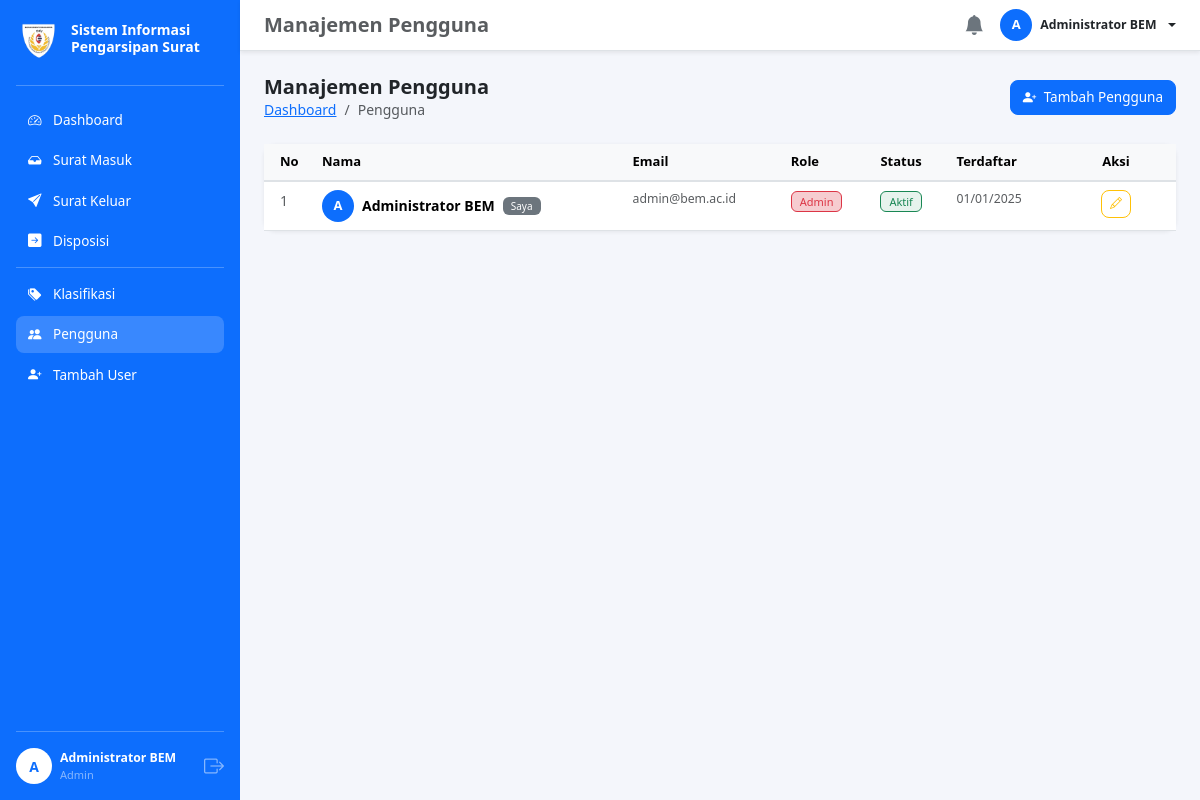
The app's page /users (signed in) with its own data.
### tables this page shows
CREATE TABLE `users` (
  `id` int(10) UNSIGNED NOT NULL,
  `nama` varchar(100) NOT NULL,
  `email` varchar(150) NOT NULL,
  `password` varchar(255) NOT NULL,
  `role` enum('admin','operator','anggota') NOT NULL DEFAULT 'anggota',
  `foto` varchar(255) DEFAULT NULL,
  `is_active` tinyint(1) NOT NULL DEFAULT 1,
  `created_at` timestamp NOT NULL DEFAULT current_timestamp(),
  `updated_at` timestamp NOT NULL DEFAULT current_timestamp() ON UPDATE current_timestamp()
);

### app/controllers/UserController.php (called while the page is built, shortened)
<?php
class UserController {
    private User         $model;
    public function __construct() {
        $this->model = new User();
    }
    public function index(): void {
        $page   = max(1, (int)($_GET['page'] ?? 1));
        $paging = paginate($this->model->count(), $page);
        $users  = $this->model->getAll($paging['offset']);
        require ROOT_PATH . '/app/views/users/index.php';
    }
}

### index.php (called while the page is built, shortened)
<?php
require_once __DIR__ . '/config/database.php';
require_once __DIR__ . '/helpers/auth_helper.php';
require_once __DIR__ . '/helpers/format_helper.php';
require_once __DIR__ . '/app/models/User.php';
require_once __DIR__ . '/app/controllers/UserController.php';
route();

### helpers/auth_helper.php (called while the page is built, shortened)
<?php
function currentUser(): array {
    return [
        'id'    => $_SESSION['user_id']   ?? null,
        'nama'  => $_SESSION['user_nama'] ?? '',
        'email' => $_SESSION['user_email'] ?? '',
        'role'  => $_SESSION['user_role'] ?? '',
    ];
}

### app/models/User.php (called while the page is built, shortened)
<?php
class User {
    private PDO $db;
    public function __construct() {
        $this->db = getDB();
    }
    public function getAll(int $offset = 0, int $limit = ROWS_PER_PAGE): array {
        $stmt = $this->db->prepare(
            "SELECT id, nama, email, role, is_active, created_at FROM users ORDER BY created_at DESC LIMIT ? OFFSET ?"
        );
        $stmt->execute([$limit, $offset]);
        return $stmt->fetchAll();
    }
    public function count(): int {
        return (int)$this->db->query("SELECT COUNT(*) FROM users")->fetchColumn();
    }
}

### config/database.php (called while the page is built, shortened)
<?php
function getDB(): PDO {
    static $pdo = null;
    if ($pdo === null) {
        $dsn = "mysql:host=" . DB_HOST . ";dbname=" . DB_NAME . ";charset=" . DB_CHARSET;
        $options = [
            PDO::ATTR_ERRMODE            => PDO::ERRMODE_EXCEPTION,
            PDO::ATTR_DEFAULT_FETCH_MODE => PDO::FETCH_ASSOC,
            PDO::ATTR_EMULATE_PREPARES   => false,
        ];
        try {
            $pdo = new PDO($dsn, DB_USER, DB_PASS, $options);
        } catch (PDOException $e) {
            die(json_encode(['error' => 'Koneksi database gagal: ' . $e->getMessage()]));
        }
    }
    return $pdo;
}

### helpers/format_helper.php (called while the page is built, shortened)
<?php
function formatTanggal(string $date, string $format = 'd F Y'): string {
    return date($format, strtotime($date));
}
function sanitize(mixed $input): string {
    return htmlspecialchars(trim((string)$input), ENT_QUOTES, 'UTF-8');
}
function paginate(int $total, int $page, int $perPage = ROWS_PER_PAGE): array {
    $totalPages = (int)ceil($total / $perPage);
    $page       = max(1, min($page, $totalPages));
    $offset     = ($page - 1) * $perPage;
    return [
        'total'       => $total,
        'per_page'    => $perPage,
        'current'     => $page,
        'total_pages' => $totalPages,
        'offset'      => $offset,
    ];
}

### app/views/users/index.php (the view, shortened to what this page needs)
<?php
$pageTitle = 'Manajemen Pengguna';
require ROOT_PATH . '/app/views/layouts/header.php';
require ROOT_PATH . '/app/views/layouts/sidebar.php';
$me = currentUser();
?>
<div class="main-content">
<?php require ROOT_PATH . '/app/views/layouts/navbar.php'; ?>
<main class="page-content">
    <div class="d-flex justify-content-between align-items-center mb-4">
        <div>
            <h5 class="fw-bold mb-0">Manajemen Pengguna</h5>
            <nav aria-label="breadcrumb">
                <ol class="breadcrumb small mb-0">
                    <li class="breadcrumb-item"><a href="<?= APP_URL ?>/dashboard">Dashboard</a></li>
                    <li class="breadcrumb-item active">Pengguna</li>
                </ol>
            </nav>
        </div>
        <a href="<?= APP_URL ?>/auth/register" class="btn btn-primary">
            <i class="bi bi-person-plus-fill me-1"></i> Tambah Pengguna
        </a>
    </div>
    <div class="card">
        <div class="card-body p-0">
            <div class="table-responsive">
                <table class="table table-hover mb-0">
                    <thead>
                        <tr>
                            <th class="ps-3" width="50">No</th>
                            <th>Nama</th>
                            <th>Email</th>
                            <th>Role</th>
                            <th>Status</th>
                            <th>Terdaftar</th>
                            <th class="text-center" width="120">Aksi</th>
                        </tr>
                    </thead>
                    <tbody>
                    <?php if (empty($users)): ?>
                        <tr><td colspan="7" class="text-center text-muted py-5">Belum ada data pengguna</td></tr>
                    <?php else: ?>
                        <?php $no = $paging['offset'] + 1; ?>
                        <?php foreach ($users as $u): ?>
                        <tr>
                            <td class="ps-3 text-muted"><?= $no++ ?></td>
                            <td>
                                <div class="d-flex align-items-center gap-2">
                                    <div class="rounded-circle bg-primary text-white d-flex align-items-center
                                                justify-content-center fw-bold"
                                         style="width:32px;height:32px;font-size:13px;flex-shrink:0">
                                        <?= strtoupper(substr($u['nama'], 0, 1)) ?>
                                    </div>
                                    <span class="fw-semibold"><?= sanitize($u['nama']) ?></span>
                                    <?php if ($u['id'] == $me['id']): ?>
                                        <span class="badge bg-secondary" style="font-size:10px">Saya</span>
                                    <?php endif; ?>
                                </div>
                            </td>
                            <td class="small text-muted"><?= sanitize($u['email']) ?></td>
                            <td>
                                <?php
                                $roleColor = match($u['role']) {
                                    'admin'    => 'danger',
                                    'operator' => 'warning',
                                    default    => 'secondary',
                                };
                                ?>
                                <span class="badge bg-<?= $roleColor ?> bg-opacity-25 text-<?= $roleColor ?> border border-<?= $roleColor ?>">
                                    <?= ucfirst($u['role']) ?>
                                </span>
                            </td>
                            <td>
                                <?php if ($u['is_active']): ?>
                                    <span class="badge bg-success bg-opacity-10 text-success border border-success">Aktif</span>
                                <?php else: ?>
                                    <span class="badge bg-danger bg-opacity-10 text-danger border border-danger">Nonaktif</span>
                                <?php endif; ?>
                            </td>
                            <td class="small text-muted"><?= formatTanggal($u['created_at'], 'd/m/Y') ?></td>
                            <td class="text-center text-nowrap">
                                <button class="btn btn-sm btn-outline-warning"
                                        data-bs-toggle="modal"
                                        data-bs-target="#modalEdit"
                                        data-id="<?= $u['id'] ?>"
                                        data-nama="<?= sanitize($u['nama']) ?>"
                                        data-email="<?= sanitize($u['email']) ?>"
                                        data-role="<?= $u['role'] ?>"
                                        data-active="<?= $u['is_active'] ?>"
                                        title="Edit">
                                    <i class="bi bi-pencil"></i>
                                </button>
                            </td>
                        </tr>
                        <?php endforeach; ?>
                    <?php endif; ?>
                    </tbody>
                </table>
            </div>
        </div>
    </div>
</main>
</div>
<?php require ROOT_PATH . '/app/views/layouts/footer.php'; ?>

### app/views/layouts/sidebar.php (shortened to what this page needs)
<?php
$currentUser  = currentUser();
$role         = $currentUser['role'];
$currentUri   = trim($_SERVER['PATH_INFO'] ?? '/', '/');
function isActive(string $prefix, string $uri): string {
    return str_starts_with($uri, $prefix) ? 'active' : '';
}
$canSuratMasuk  = in_array($role, ['admin', 'operator']);
$canSuratKeluar = in_array($role, ['admin', 'operator']);
$canKlasifikasi = $role === 'admin';
$canPengguna    = $role === 'admin';
?>
<nav id="sidebar" class="sidebar d-flex flex-column flex-shrink-0 p-3 bg-primary text-white">
    <a href="<?= APP_URL ?>/dashboard" class="d-flex align-items-center mb-4 text-white text-decoration-none">
        <img src="<?= APP_URL ?>/assets/img/logo.png"
            alt="Logo BEM"
            style="width:45px;height:45px;object-fit:cover;border-radius:50%;margin-right:10px;">
        <span class="fw-semibold" style="font-size:14px; line-height:1.2;">
            <?= APP_NAME ?>
        </span>
    </a>
    <hr class="border-light my-0 mb-3">
    <ul class="nav nav-pills flex-column mb-auto gap-1">
        <li class="nav-item">
            <a href="<?= APP_URL ?>/dashboard"
               class="nav-link text-white <?= isActive('dashboard', $currentUri) ?>">
                <i class="bi bi-speedometer2 me-2"></i> Dashboard
            </a>
        </li>
        <?php if ($canSuratMasuk): ?>
        <li class="nav-item">
            <a href="<?= APP_URL ?>/surat-masuk"
               class="nav-link text-white <?= isActive('surat-masuk', $currentUri) ?>">
                <i class="bi bi-inbox-fill me-2"></i> Surat Masuk
            </a>
        </li>
        <?php endif; ?>
        <?php if ($canSuratKeluar): ?>
        <li class="nav-item">
            <a href="<?= APP_URL ?>/surat-keluar"
               class="nav-link text-white <?= isActive('surat-keluar', $currentUri) ?>">
                <i class="bi bi-send-fill me-2"></i> Surat Keluar
            </a>
        </li>
        <?php endif; ?>
        <li class="nav-item">
            <a href="<?= APP_URL ?>/disposisi"
               class="nav-link text-white <?= isActive('disposisi', $currentUri) ?>">
                <i class="bi bi-arrow-right-square-fill me-2"></i> Disposisi
            </a>
        </li>
        <?php if ($canKlasifikasi || $canPengguna): ?>
        <hr class="border-light my-1">
        <?php endif; ?>
        <?php if ($canKlasifikasi): ?>
        <li class="nav-item">
            <a href="<?= APP_URL ?>/klasifikasi"
               class="nav-link text-white <?= isActive('klasifikasi', $currentUri) ?>">
                <i class="bi bi-tags-fill me-2"></i> Klasifikasi
            </a>
        </li>
        <?php endif; ?>
        <?php if ($canPengguna): ?>
        <li class="nav-item">
            <a href="<?= APP_URL ?>/users"
               class="nav-link text-white <?= isActive('users', $currentUri) ?>">
                <i class="bi bi-people-fill me-2"></i> Pengguna
            </a>
        </li>
        <li class="nav-item">
            <a href="<?= APP_URL ?>/auth/register"
               class="nav-link text-white <?= isActive('auth/register', $currentUri) ?>">
                <i class="bi bi-person-plus-fill me-2"></i> Tambah User
            </a>
        </li>
        <?php endif; ?>
    </ul>
    <hr class="border-light">
    <div class="d-flex align-items-center gap-2">
        <div class="rounded-circle bg-white text-primary d-flex align-items-center justify-content-center"
             style="width:36px;height:36px;font-weight:700;flex-shrink:0">
            <?= strtoupper(substr($currentUser['nama'], 0, 1)) ?>
        </div>
        <div class="overflow-hidden">
            <div class="fw-semibold text-truncate small"><?= sanitize($currentUser['nama']) ?></div>
            <div class="text-white-50 text-truncate" style="font-size:11px"><?= ucfirst($role) ?></div>
        </div>
        <a href="#" onclick="document.getElementById('modalLogout').classList.add('show');
                document.getElementById('modalLogout').style.display='block';
                document.getElementById('backdropLogout').style.display='block'; return false;"
           class="ms-auto text-white-50 text-decoration-none" title="Logout">
            <i class="bi bi-box-arrow-right fs-5"></i>
        </a>
    </div>
</nav>

### app/views/layouts/navbar.php (shortened to what this page needs)
<nav class="navbar navbar-expand-lg bg-white border-bottom px-4 py-2 sticky-top shadow-sm">
    <span class="navbar-brand mb-0 h6 fw-semibold text-muted">
        <?= sanitize($pageTitle ?? 'Dashboard') ?>
    </span>
    <div class="ms-auto d-flex align-items-center gap-3">
        <?php
        $u = currentUser();
        ?>
        <a href="<?= APP_URL ?>/disposisi" class="position-relative text-secondary text-decoration-none">
            <i class="bi bi-bell-fill fs-5"></i>
        </a>
        <div class="dropdown">
            <a class="d-flex align-items-center gap-2 text-decoration-none text-dark dropdown-toggle"
               href="#" data-bs-toggle="dropdown">
                <div class="rounded-circle bg-primary text-white d-flex align-items-center justify-content-center"
                     style="width:32px;height:32px;font-weight:700;font-size:13px">
                    <?= strtoupper(substr($u['nama'], 0, 1)) ?>
                </div>
                <span class="d-none d-md-inline small fw-semibold"><?= sanitize($u['nama']) ?></span>
            </a>
        </div>
    </div>
</nav>

### public/css/style.css (style rules this page uses)
body { background: #f4f6fb; font-size: 14px; }
.sidebar { width: 240px; min-height: 100vh; position: sticky; top: 0; height: 100vh; overflow-y: auto; transition: transform .25s ease; z-index: 1000; }
.sidebar .nav-link { border-radius: 8px; padding: 8px 12px; font-size: 13.5px; }
.sidebar .nav-link.active, .sidebar .nav-link:hover { background: rgba(255,255,255,.18); }
.main-content { flex: 1; min-width: 0; display: flex; flex-direction: column; }
.page-content { flex: 1; padding: 24px; }
.card { border: none; border-radius: 12px; box-shadow: 0 1px 4px rgba(0,0,0,.07); }
.table thead th { background: #f8f9fa; font-weight: 600; font-size: 13px; border-bottom: 2px solid #dee2e6; }
.badge { font-size: 11px; font-weight: 500; padding: 4px 8px; border-radius: 6px; }
.btn { border-radius: 8px; font-size: 13.5px; }
.btn-sm { font-size: 12px; }

### records on screen
users: nama "A", nama "Administrator BEM", role "Admin", shows "Saya", email "admin@bem.ac.id", is_active "Aktif", created_at "01/01/2025"

### other values on screen
APP_NAME "Sistem Informasi Pengarsipan Surat"
$pageTitle "Manajemen Pengguna"
